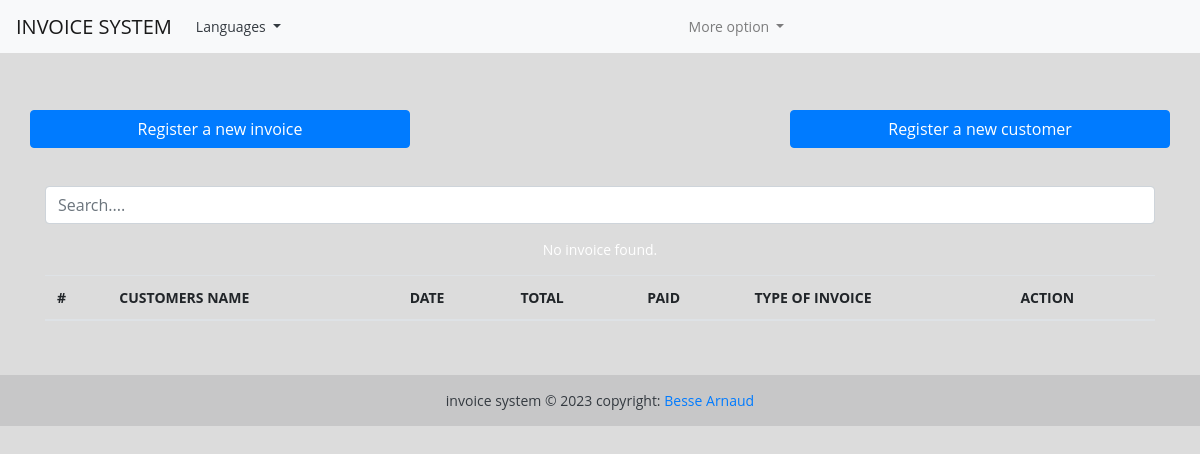
Before: / with the older database file.
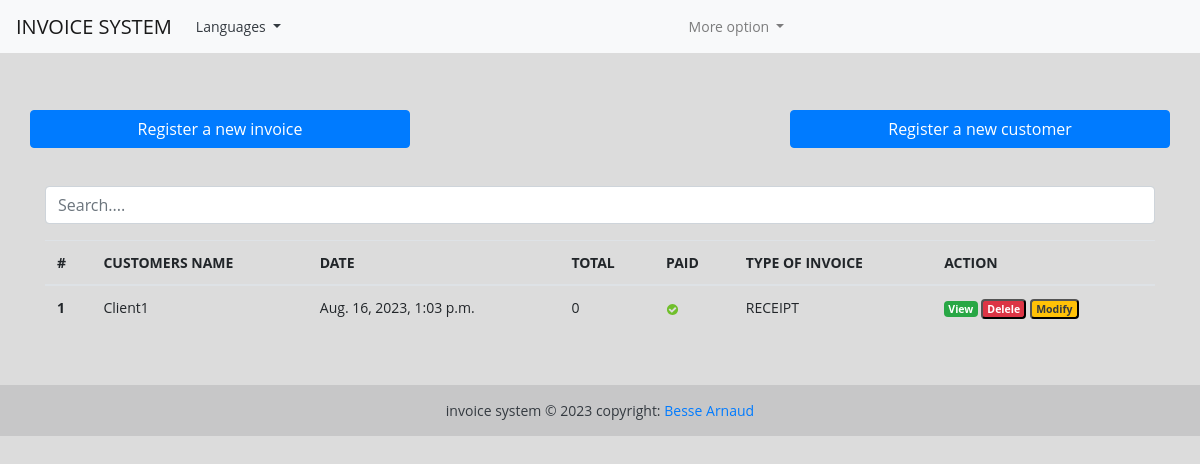
After: the same page with the newer database file.
### fact_app/models.py (models this page shows, shortened)
class Invoice(models.Model):
    INVOICE_TYPE = (
        ('R', ('RECEIPT')),
        ('P', ('PROFORMA INVOICE')),
        ('I',('INVOICE'))
    )
    """
    Model Meta is basically the inner class of your model class.
    Model Meta is basically used to change the behavior of your model fields like changing order options,verbose_name, and a lot of other options.
    It’s completely optional to add a Meta class to your model.
    In order to use model meta you have to add class Meta in your model as shown below as follows:

    """
    customer = models.ForeignKey(Customer, on_delete=models.PROTECT) # On veut recuperer le nom et dats les valeur de customer donc on defi
    save_by = models.ForeignKey(User, on_delete=models.PROTECT) # Et utilisateur peut enregister pluseiur facture
    invoice_date_time = models.DateTimeField(auto_now_add=True)
    total = models.DecimalField(max_digits=10000, decimal_places=2) # decimal_places=2 deux chiffre apres la virgule
    last_updated_date = models.DateTimeField(null=True, blank=True)# La date de la mise à jour
    paid  = models.BooleanField(default=False) # paid est un boolean et represente une status parce qu'il n est pas encore donc il est false
    invoice_type = models.CharField(max_length=1, choices=INVOICE_TYPE)
    comments = models.TextField(null=True, max_length=1000, blank=True)
    class Meta:
        verbose_name = "Invoice"
        verbose_name_plural = "Invoices"
    @property
    def get_total(self):
        articles = self.article_set.all() # article_set.all() permet de recuperer tout les articles d'une relation onetoMany parce que une facture a plusieurs articles
        total = sum(article.get_total for article in articles)
        return total

class Customer(models.Model):
    SEX_TYPES = (
        ('M', ('Male')),
        ('F',('Feminine')),
    )
    name = models.CharField(max_length=132)
    email = models.EmailField()
    phone = models.CharField(max_length=132)
    address = models.CharField(max_length=64)
    sex = models.CharField(max_length=1, choices=SEX_TYPES)
    age = models.CharField(max_length=12)
    city = models.CharField(max_length=32)
    zip_code = models.CharField(max_length=16)
    created_date = models.DateTimeField(auto_now_add=True)
    save_by = models.ForeignKey(User, on_delete=models.PROTECT)
    class Meta:
        verbose_name = "Customer"
        verbose_name_plural = "Customers"

### fact_app/views.py (the view, shortened to what this page needs)
# urls.py: path('', views.HomeView.as_view(), name='home'),
class HomeView(View):
    templates_name ='index.html'
    invoices =  Invoice.objects.select_related('customer', 'save_by').all()
    context = {
        'invoices': invoices # elle represente l'ensembles des factures
    }
    def get(self, request, *args, **kwags):
        return render(request, self.templates_name, self.context)

### templates/index.html (shortened to what this page needs)
{% extends "base.html" %}
{% load static %} {% block content %}
<br><br>
<div class="row">
    <a href="" class="btn col-md-4 btn-primary">
      Register a new invoice
   </a>
    <a href='#' class="col-md-4">
    </a>
    <a href="{% url 'add_customer'%}" class="btn col-md-4 btn-primary">
         Register a new customer
   </a>
</div>
<br> <br>
<div class="form-group ">
    <input id="search" class="form-control" type="text" placeholder="Search....">
</div>
<div>
    <table class="table table-striped-columns">
        <thead>
            <tr>
                <th scope="col">#</th>
                <th scope="col">CUSTOMERS NAME</th>
                <th scope="col">DATE</th>
                <th scope="col">TOTAL</th>
                <th scope="col">PAID</th>
                <th scope="col">TYPE OF INVOICE</th>
                <th scope="col">ACTION</th>
            </tr>
        </thead>
        <tbody id="myTable">
            {% if invoices %} {% for facture in invoices %}
            <tr>
                <th scope="row">{{ facture.pk }}</th>
                <td>{{facture.customer.name}}</td>
                <td>{{facture.invoice_date_time}}</td>
                <td>{{ facture.get_total }}</td>
                <td>
                    {% if facture.paid %}
                    <img src="{% static 'images/icon-yes.svg' %}" alt="True"> {% else %}
                    <img src="{% static 'images/icon-no.svg' %}" alt="False"> {% endif %}
                </td>
                <td>
                    {{facture.get_invoice_type_display }}</td>
                <td>
                    <a href="" title="Detail" class="badge text-white bg-success">View</a>
                    <button id="btn-invoice-sup" type="button" data-toggle="modal" data-target="#supprimer" class="badge text-white bg-danger" title="Supprimer" data-id="" data-customer="">
                     Delele
                    </button>
                    <button id="btn-invoice-mod" type="button" data-toggle="modal" title="Modifier" data-target="#modifier" data-id="" data-customer="" class="badge text-dark bg-warning"> Modify
                    </button>
                </td>
            </tr>
            {% endfor %} {% else %}
            <p class="text-center text-white">No invoice found.</p>
            {% endif %}
        </tbody>
    </table>
</div>
<br><br> {% endblock %}

### templates/base.html (shortened to what this page needs)
<!DOCTYPE html> {% load static %} {% load i18n %}
<html lang="en">
<head>
    <link rel="stylesheet" href="https://cdn.jsdelivr.net/npm/bootstrap@4.6.2/dist/css/bootstrap.min.css">
    <link rel="stylesheet" href="{% static 'style.css' %}">
</head>
<body>
    <header>
        <nav class="navbar navbar-expand-lg navbar-light bg-light">
            <a class="navbar-brand" href="/">INVOICE SYSTEM</a>
            <div class="collapse navbar-collapse" id="navbarSupportedContent">
                <ul class="navbar-nav mr-auto">
                    <div class="nav-item dropdown">
                        <a class="nav-link text-dark dropdown-toggle" href="#" id="navbarDropdown" role="button" data-toggle="dropdown" aria-haspopup="true" aria-expanded="false">
              Languages
            </a>
                    </div>
                </ul>
            </div>
            <div class="collapse navbar-collapse" id="navbarSupportedContent">
                <ul class="navbar-nav mr-auto">
                    <li class="nav-item dropdown">
                        <a class="nav-link dropdown-toggle" href="#" role="button" data-toggle="dropdown" aria-expanded="false">
              More option
            </a>
                    </li>
                </ul>
            </div>
        </nav>
    </header>
    <div class="container">
        <div class="wrapper">
            <br>
        </div>
    </div>
    <div class="container">
        {% block content %} {% endblock content %}
    </div>
    <footer class="bg-light text-center text-dark">
        <div class="text-center p-3" style="background-color: rgba(0, 0, 0, 0.2);">
            invoice system © 2023 copyright:
            <a href="https://donaldprogrammeunn.com">Besse Arnaud</a>
        </div>
    </footer>
</body>
</html>

### static/style.css (style rules this page uses)
body { margin: 0; padding: 0; font: 400 .875rem 'Open Sans', sans-serif; color: #7b9ee4; background: #DCDCDC; position: relative; height: 100%; }

Changed rows visible on the page:
added Invoice: pk "1", customer.name "Client1", invoice_date_time "Aug. 16, 2023, 1:03 p.m.", get_total "0", paid True (drawn), invoice_type "RECEIPT"
Other visible differences:
text no longer shown: "No invoice found."
